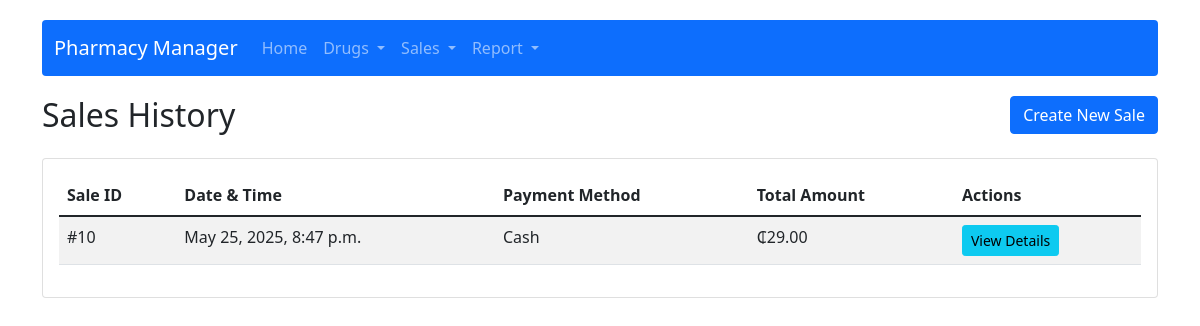
Page /sales/ on the committed database.
### app/models.py (models this page shows, shortened)
class Sale(models.Model):
    transaction_date = models.DateTimeField(default=timezone.now)
    payment_method = models.ForeignKey(PaymentMethod, on_delete=models.SET_NULL, null=True)
    total_amount = models.DecimalField(max_digits=10, decimal_places=2)
    created_at = models.DateTimeField(auto_now_add=True)

class PaymentMethod(models.Model):
    name = models.CharField(max_length=50)
    def __str__(self):
        return self.name

### app/views.py (the view)
# urls.py: path('sales/', views.sale_list, name='sale_list'),
def sale_list(request):
    sales = Sale.objects.all().order_by('-transaction_date')
    return render(request, 'app/sale_list.html', {'sales': sales})

### app/templates/app/sale_list.html (shortened to what this page needs)
{% extends 'app/base.html' %}
{% block content %}
<div class="row mb-3">
    <div class="col">
        <h2>Sales History</h2>
    </div>
    <div class="col-auto">
        <a href="{% url 'create_sale' %}" class="btn btn-primary">Create New Sale</a>
    </div>
</div>
<div class="card">
    <div class="card-body">
        <div class="table-responsive">
            <table class="table table-striped table-hover">
                <thead>
                    <tr>
                        <th>Sale ID</th>
                        <th>Date & Time</th>
                        <th>Payment Method</th>
                        <th>Total Amount</th>
                        <th>Actions</th>
                    </tr>
                </thead>
                <tbody>
                    {% for sale in sales %}
                    <tr>
                        <td>#{{ sale.id }}</td>
                        <td>{{ sale.transaction_date }}</td>
                        <td>{{ sale.payment_method }}</td>
                        <td>₵{{ sale.total_amount }}</td>
                        <td>
                            <a href="{% url 'sale_detail' sale.id %}" class="btn btn-sm btn-info">View Details</a>
                        </td>
                    </tr>
                    {% empty %}
                    <tr>
                        <td colspan="5" class="text-center">No sales recorded. <a href="{% url 'create_sale' %}">Create one now</a>.</td>
                    </tr>
                    {% endfor %}
                </tbody>
            </table>
        </div>
    </div>
</div>
{% endblock %}

### app/templates/app/base.html (style rules this page uses)
body { padding-top: 20px; }

### rows in the picture
Sale: id "10", transaction_date "May 25, 2025, 8:47 p.m.", payment_method "Cash", total_amount "29.00"
